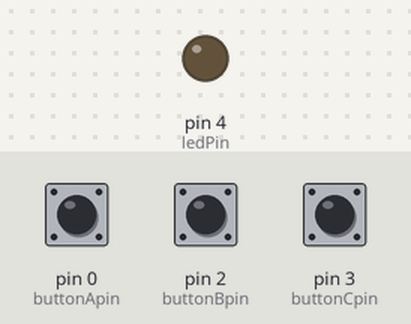
The sketch below on a simulated Arduino Uno, built with avr-gcc and run on an emulated ATmega328P. On the bench: output pins drawn as LEDs (lit = HIGH). The inputs (shaded band) are chosen by the test bench; at power-on: pin 0 (buttonApin) HIGH, pin 2 (buttonBpin) HIGH, pin 3 (buttonCpin) HIGH.

Above: at 1.2 s.
1.3 s: pin 0 (buttonApin) pulled LOW for 0.15 s
At 3.5 s:
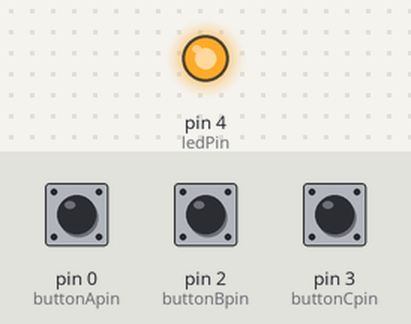
3.8 s: pin 2 (buttonBpin) pulled LOW for 0.15 s
At 4.7 s:
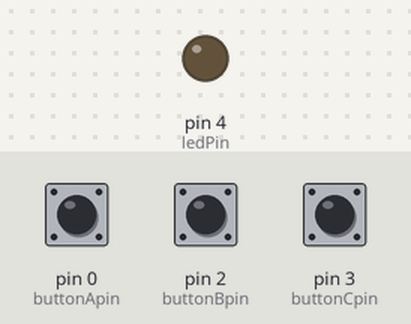
5.4 s: pin 0 (buttonApin) pulled LOW for 1 s
At 6.7 s:
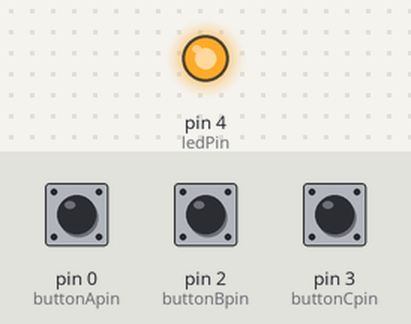
Timing chart, 0 to 8.4 s (numbered marks = the images above; inputs shaded):
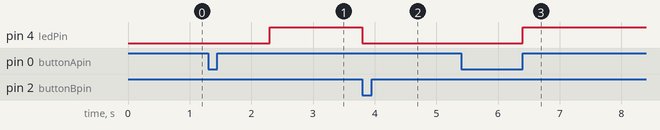

The sketch:

workingbuttong.ino
```cpp
    /*
    Adafruit Arduino - Lesson 6. Inputs
    */

    int ledPin = 4;
    int buttonApin = 0;
    int buttonBpin = 2;
 int buttonCpin = 3;

    byte leds = 0;

    void setup()
    {
      pinMode(ledPin, OUTPUT);
      pinMode(buttonApin, INPUT_PULLUP);
      pinMode(buttonBpin, INPUT_PULLUP);
    pinMode(buttonCpin, INPUT_PULLUP);

    }

    void loop()
    {
      if (digitalRead(buttonApin) == LOW)
      {
        delay(1000);      // This line delays turing on the LED by 1 second (1000 milliseconds)
        digitalWrite(ledPin, HIGH);
      }

     if (digitalRead(buttonCpin) == LOW)
    {
      delay(10000);      // This line delays turing on the LED by 10 second (1000 milliseconds)
       digitalWrite(ledPin, HIGH);
    }
      if (digitalRead(buttonBpin) == LOW)
      {
        digitalWrite(ledPin, LOW);
      }
    }
```

Measured:
- after the input at 1.3 s, pin 4 (ledPin): LOW → HIGH after 1.0 s
- after the input at 3.8 s, pin 4 (ledPin): HIGH → LOW at once
- after the input at 5.4 s, pin 4 (ledPin): LOW → HIGH after 1.0 s
